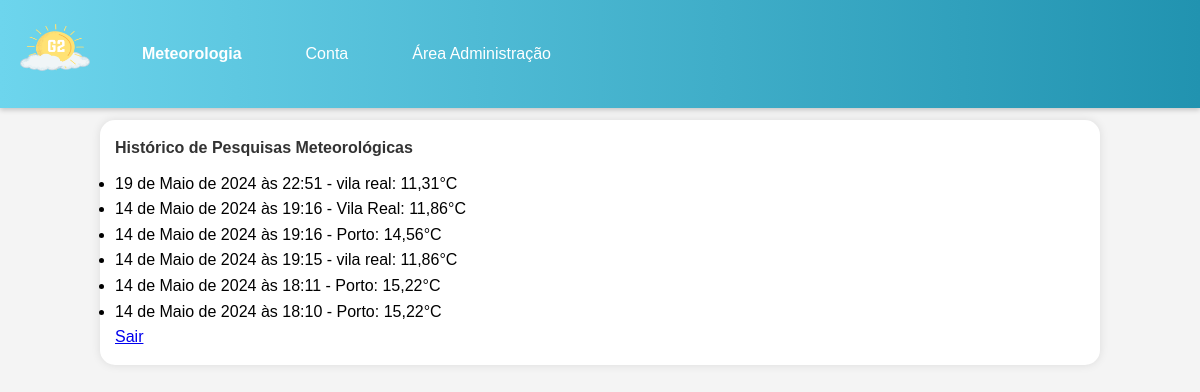
The app's page /perfil/ (signed in), older data.
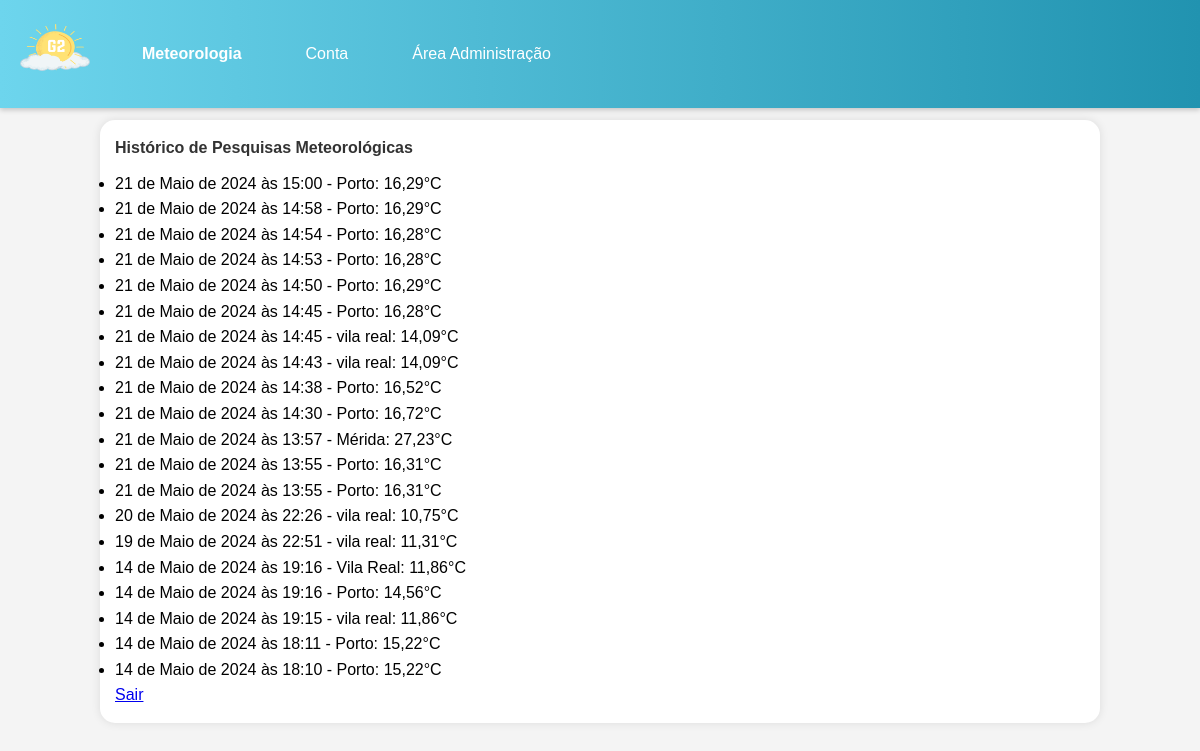
The same page, newer data.
### G2app/models.py (models this page shows, shortened)
class HistoricoPesquisa(models.Model):
    usuario = models.ForeignKey(User, on_delete=models.CASCADE)
    data_pesquisa = models.DateTimeField(auto_now_add=True)
    local_pesquisa = models.CharField(max_length=200)
    resultado_pesquisa = models.TextField()

### G2app/views.py (the view)
# urls.py: path('perfil/', perfil_usuario, name='perfil'),
def perfil_usuario(request):
    if not request.user.is_authenticated:
        return redirect('login')
    historico = HistoricoPesquisa.objects.filter(usuario=request.user).order_by('-data_pesquisa')
    historico_formatado = []
    for item in historico:
        dados = json.loads(item.resultado_pesquisa)
        historico_formatado.append({
            'data': item.data_pesquisa,
            'local': item.local_pesquisa,
            'temperatura': dados['main']['temp'],
        })
    return render(request, 'G2app/perfil.html', {'historico': historico_formatado})

### G2app/templates/G2app/perfil.html
{% extends 'G2app/index.html' %}
{% block content %}
<div class="container">
  <div class="main-body">
    <div class="row gutters-sm">
      <div class="col-md-4 mb-3">
        <div class="card mt-3">
          <div class="card-body">
            <h4>Histórico de Pesquisas Meteorológicas</h4>
            <ul class="list-group list-group-flush">
              {% for pesquisa in historico %}
                <li class="list-group-item">
                  {{ pesquisa.data }} - {{ pesquisa.local }}: {{ pesquisa.temperatura }}°C
                </li>
              {% empty %}
                <li class="list-group-item">Você ainda não fez nenhuma pesquisa.</li>
              {% endfor %}
            </ul>
          </div>
        </div>
      </div>
          <a href="{% url 'logout' %}">Sair</a>
    </div>
  </div>
</div>
{% endblock %}

### G2app/templates/G2app/index.html (shortened to what this page needs)
<!DOCTYPE html>
<html lang="pt">
<head>
    {% load static %}
    <link rel="stylesheet" href="{% static 'G2app/style.css' %}">
</head>
<body>
    {% block navbar %}
  <header>
    <div class="logo">
        <img src="{% static 'G2app/img/logo.png' %}" alt="descrição imagem">
    </div>
    <div class="navbar">
        <a href="{% url 'inicio' %}" class="navbar-brand">Meteorologia</a>
        {% if user.is_authenticated %}
        <a href="{% url 'perfil' %}">Conta</a>
    {% else %}
        <a href="{% url 'login' %}">Login</a>
    {% endif %}
    {% if user.is_superuser %}
                <a href="{% url 'admin_view' %}">Área Administração</a>
            {% endif %}
    </div>
    {% endblock navbar %}
</header>
<main>
    {% block content %}{% endblock %}
</main>
</body>
</html>

### G2app/static/G2app/style.css (style rules this page uses)
* { margin: 0; padding: 0; box-sizing: border-box; font-family: 'Arial', sans-serif; }
body { background-color: #f4f4f4; font-family: 'Arial', sans-serif; line-height: 1.6; }
header { position: fixed; top: 0; left: 0; width: 100%; background: linear-gradient(to right, #6dd5ed, #2193b0); padding: 20px; display: flex; justify-content: start; align-items: center; box-shadow: 0 2px 5px rgba(0,0,0,0.2); z-index: 100; }
.logo { margin-right: 20px; }
.logo img { height: 60px; width: 70px; }
.navbar { display: flex; align-items: center; z-index: 50; }
.navbar a { text-decoration: none; color: white; margin: 0 1rem; position: relative; padding: 0.5rem 1rem; transition: color 0.3s; }
.navbar a::before { content: ''; position: absolute; width: 100%; height: 3px; bottom: 0; left: 0; background-color: #ffd700; visibility: hidden; transform: scaleX(0); transition: all 0.3s ease-in-out 0s; }
.navbar-brand { font-weight: bold; color: white; }
.container { max-width: 1000px; margin: auto; padding-top: 120px; background-color: #f4f4f4; z-index: 50; }
.main-body { padding: 15px; background-color: #ffffff; border-radius: 15px; box-shadow: 0px 0px 10px 0px rgba(0,0,0,0.1); }
.list-group-item { border: none; }
.list-group-flush .list-group-item { border-right-width: 0; border-left-width: 0; }
.card-body h4 { color: #333; margin-bottom: 10px; text-align: left; }

Row changes from the older to the newer data that the page shows:
added HistoricoPesquisa: data "21 de Maio de 2024 às 15:00", local "Porto"
added HistoricoPesquisa: data "21 de Maio de 2024 às 14:58", local "Porto"
added HistoricoPesquisa: data "21 de Maio de 2024 às 14:54", local "Porto"
added HistoricoPesquisa: data "21 de Maio de 2024 às 14:53", local "Porto"
added HistoricoPesquisa: data "21 de Maio de 2024 às 14:50", local "Porto"
added HistoricoPesquisa: data "21 de Maio de 2024 às 14:45", local "Porto"
added HistoricoPesquisa: data "21 de Maio de 2024 às 14:45", local "vila real"
added HistoricoPesquisa: data "21 de Maio de 2024 às 14:43", local "vila real"
added HistoricoPesquisa: data "21 de Maio de 2024 às 14:38", local "Porto"
added HistoricoPesquisa: data "21 de Maio de 2024 às 14:30", local "Porto"
added HistoricoPesquisa: data "21 de Maio de 2024 às 13:57", local "Mérida"
added HistoricoPesquisa: data "21 de Maio de 2024 às 13:55", local "Porto"
added HistoricoPesquisa: data "21 de Maio de 2024 às 13:55", local "Porto"
added HistoricoPesquisa: data "20 de Maio de 2024 às 22:26", local "vila real"
Text that changed along with them:
new list line: "- : 16,29 °C"
new list line: "- : 16,28 °C"
new list line: "- : 14,09 °C"
new list line: "- : 16,52 °C"
new list line: "- : 16,72 °C"
new list line: "- : 27,23 °C"
new list line: "- : 16,31 °C"
new list line: "- : 10,75 °C"
